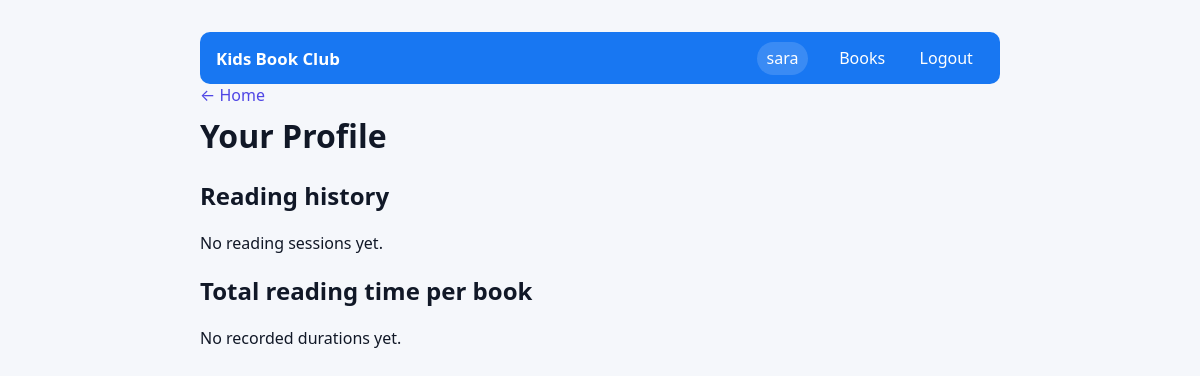
Page /profile (signed in) on the earlier database version.
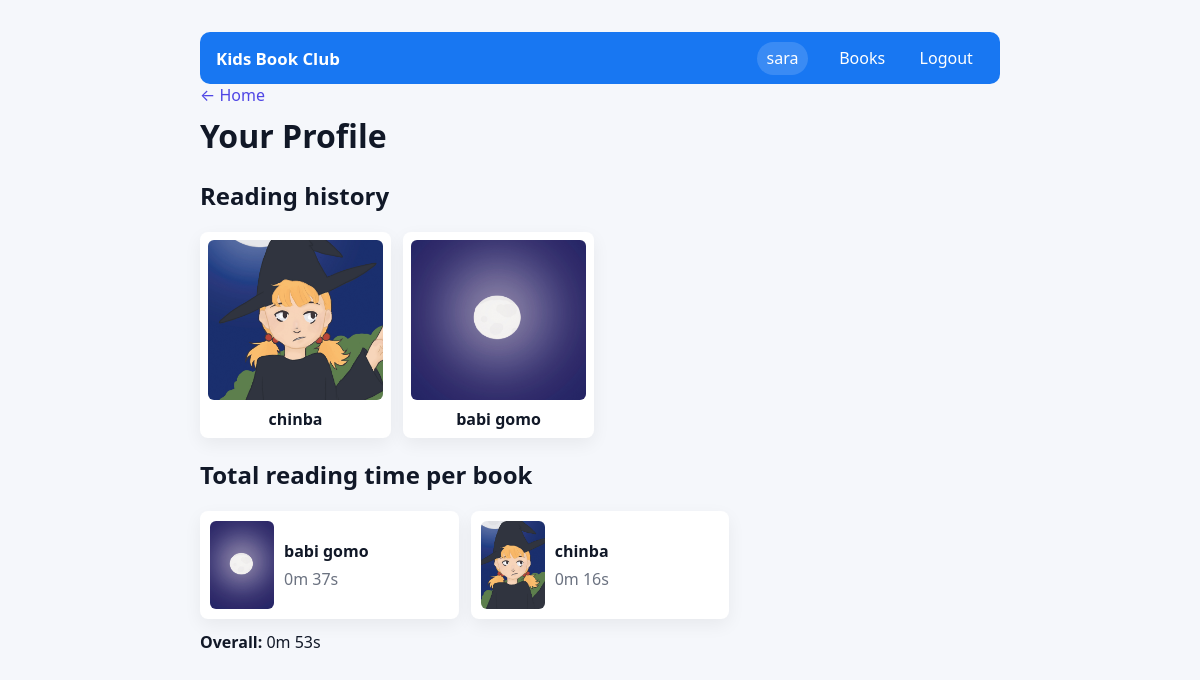
Same page on the later database version.
### tables this page shows
CREATE TABLE reading_sessions (
        id INTEGER PRIMARY KEY AUTOINCREMENT,
        user_id INTEGER NOT NULL,
        book_id INTEGER NOT NULL,
        start_time TEXT NOT NULL,
        end_time TEXT,
        duration_seconds INTEGER, started_at INTEGER, ended_at INTEGER,
        FOREIGN KEY (user_id) REFERENCES users(id) ON DELETE CASCADE,
        FOREIGN KEY (book_id) REFERENCES books(id) ON DELETE CASCADE
    );

CREATE TABLE books (
        id INTEGER PRIMARY KEY AUTOINCREMENT,
        title TEXT NOT NULL,
        author TEXT,
        description TEXT
    , image TEXT);

### app.py (the view)
@app.route('/profile')
def profile():
    if not session.get('user_id'):
        flash('Please log in to view your profile.')
        return redirect(url_for('login'))
    user_id = session['user_id']
    conn = get_db_connection()
    rows = conn.execute('''
        SELECT rs.id, rs.book_id, rs.started_at, rs.ended_at, rs.duration_seconds, b.title, b.image as image
        FROM reading_sessions rs
        JOIN (
            SELECT book_id, MAX(started_at) AS max_started
            FROM reading_sessions
            WHERE user_id = ?
            GROUP BY book_id
        ) m ON rs.book_id = m.book_id AND rs.started_at = m.max_started
        LEFT JOIN books b ON b.id = rs.book_id
        WHERE rs.user_id = ?
        ORDER BY rs.started_at DESC
    ''', (user_id, user_id)).fetchall()
    sessions = [dict(r) for r in rows]
    agg = conn.execute('''
        SELECT b.id as book_id, b.title, b.image as image, COALESCE(SUM(rs.duration_seconds),0) as total_seconds
        FROM books b
        LEFT JOIN reading_sessions rs ON rs.book_id = b.id AND rs.user_id = ?
        GROUP BY b.id, b.title
        HAVING total_seconds > 0
        ORDER BY total_seconds DESC
    ''', (user_id,)).fetchall()
    totals = [dict(r) for r in agg]
    total_overall = sum(r['total_seconds'] for r in totals) if totals else 0
    conn.close()
    return render_template('profile.html', sessions=sessions, totals=totals, total_overall=total_overall)

### app.py (called while the page is built)
def get_db_connection():
    db_path = os.path.join(app.instance_path, 'database.db')
    conn = sqlite3.connect(db_path)
    conn.row_factory = sqlite3.Row
    return conn

### templates/profile.html (shortened to what this page needs)
<!doctype html>
<html lang="en">
  <head>
    <link rel="stylesheet" href="/static/style.css">
  </head>
  <body>
    <div class="container">
      <nav class="nav">
        <div class="nav-left"><a href="/" class="logo">Kids Book Club</a></div>
        <div class="nav-right">
          <span class="profile-pill">{{ session.username }}</span>
          <a href="/books">Books</a>
          <a href="/logout">Logout</a>
        </div>
      </nav>
      <main>
        <a href="/" class="back">← Home</a>
        <h1>Your Profile</h1>
        <section style="margin-top:1rem">
          <h2>Reading history</h2>
          {% if sessions and sessions|length > 0 %}
            <div class="card-grid" style="display:grid;grid-template-columns:repeat(auto-fill,minmax(160px,1fr));gap:12px;margin-top:8px">
              {% for s in sessions %}
                <div class="card" style="background:var(--card);padding:8px;border-radius:8px;display:flex;flex-direction:column;align-items:center;gap:8px;text-align:center;box-shadow:0 6px 18px rgba(2,6,23,0.06)">
                  {% set img = s.image %}
                  {% if img %}
                    <img src="{{ url_for('static', filename='uploads/' ~ img) }}" alt="{{ s.title }} cover" style="width:100%;height:160px;object-fit:cover;border-radius:6px" />
                  {% else %}
                    <div style="width:100%;height:160px;background:#f3f4f6;border-radius:6px"></div>
                  {% endif %}
                  <div style="font-weight:600">{{ s.title or ('#' ~ s.book_id) }}</div>
                </div>
              {% endfor %}
            </div>
          {% else %}
            <p>No reading sessions yet.</p>
          {% endif %}
        </section>
        <section style="margin-top:1rem">
          <h2>Total reading time per book</h2>
          {% if totals and totals|length > 0 %}
            <div class="card-grid" style="display:grid;grid-template-columns:repeat(auto-fill,minmax(200px,1fr));gap:12px;margin-top:8px">
              {% for t in totals %}
                <div class="card" style="background:var(--card);padding:10px;border-radius:8px;display:flex;gap:10px;align-items:center;box-shadow:0 6px 18px rgba(2,6,23,0.06)">
                  {% if t.image %}
                    <img src="{{ url_for('static', filename='uploads/' ~ t.image) }}" alt="{{ t.title }} cover" style="width:64px;height:88px;object-fit:cover;border-radius:6px;flex:0 0 64px" />
                  {% else %}
                    <div style="width:64px;height:88px;background:#f3f4f6;border-radius:6px;flex:0 0 64px"></div>
                  {% endif %}
                  <div style="flex:1">
                    <div style="font-weight:600">{{ t.title }}</div>
                    <div style="color:#6b7280;margin-top:6px">{{ (t.total_seconds // 60) }}m {{ (t.total_seconds % 60) }}s</div>
                  </div>
                </div>
              {% endfor %}
            </div>
            <p style="margin-top:12px"><strong>Overall:</strong> {{ (total_overall // 60) }}m {{ (total_overall % 60) }}s</p>
          {% else %}
            <p>No recorded durations yet.</p>
          {% endif %}
        </section>
      </main>
    </div>
  </body>
  </html>

### static/style.css (style rules this page uses)
:root { --bg:#f5f7fb; --card:#ffffff; --accent:#4f46e5; --muted:#6b7280; }
* { box-sizing:border-box }
body { font-family:system-ui,-apple-system,Segoe UI,Roboto,'Helvetica Neue',Arial; background:var(--bg); margin:0; padding:2rem; color:#111827; }
.container { max-width:800px; margin:0 auto; }
h1 { margin-top:0 }
.nav { display:flex;justify-content:space-between;align-items:center;padding:.5rem 1rem;border-radius:10px;background:#1877f2;color:white }
.logo { font-weight:700;color:#fff;text-decoration:none;font-size:1.05rem }
.nav-right { display:flex;align-items:center }
.nav-right a { margin-left:0.75rem;color:#fff;text-decoration:none;padding:.45rem .7rem;border-radius:6px }
.profile-pill { background:rgba(255,255,255,0.15);padding:.35rem .6rem;border-radius:999px;color:#fff;margin-right:.5rem }
.back { display:inline-block;margin-bottom:.5rem;color:var(--accent);text-decoration:none }

Differences in the rows shown:
added reading_sessions: shows a picture, title "chinba"
added reading_sessions: shows a picture, title "babi gomo"
now on this page (row unchanged): books: image (picture), title "babi gomo", total_seconds "0", total_seconds "37"
added books: image (picture), title "chinba", total_seconds "0", total_seconds "16"
Other differences:
{{ (total_overall // 60) }}: (not shown) → "0"
{{ (total_overall % 60) }}: (not shown) → "53"
text no longer shown: "No reading sessions yet. No recorded durations yet."
text now shown: "Overall: m s"
